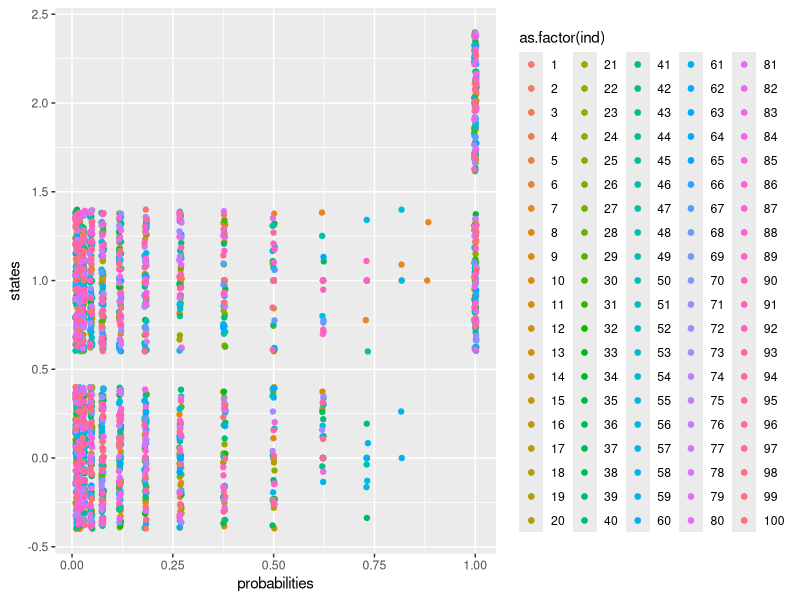
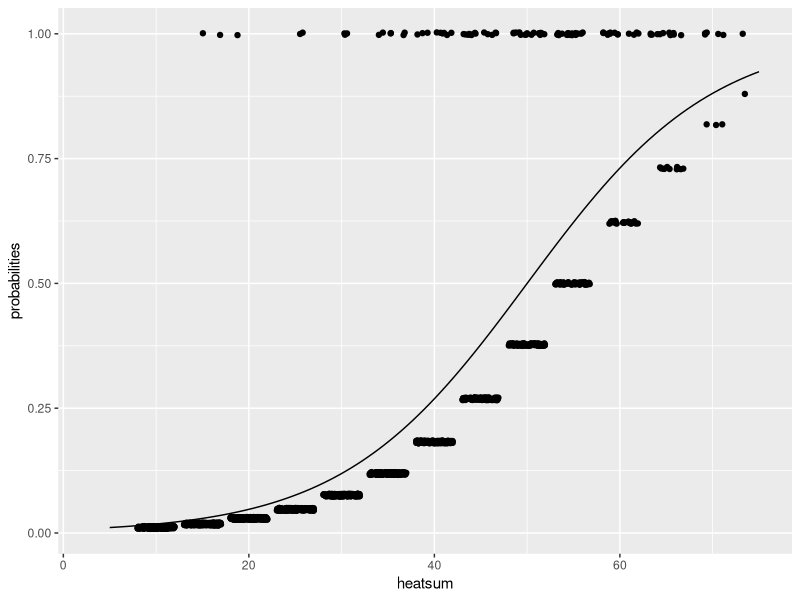

The R script that drew these images, in order:
# Simulate phenology process

# Assume fixed probability of transition, bernoulli
transition <- function(state1 = 0, state2 = 1, covariate = heatsum) { #simulate the transition between two states and record the states.
    x <- c(state1) # initial state
    transition <- 0 # initialize transition y/n
    b <- -0.1 # heatsum function parameter
    c <- 50 # heatsum function parameter
    #initialize while loop
    pt <- c() #intialize pt vec
    i <- 1
    while (transition < 1) {
        x <- append(x, state1) #record state1
        p <- 1/(1 + exp(b * (covariate[i] - c))) #function from Chuine's universal
        pt <- append(pt, p) #record prob
        transition <- rbinom(1, size = 1, prob = p) # sample for new transition probability
        i <- i + 1
    }
    x <- append(x, state2) # record transition to state2 #this could be a real slow step
    pt <- c(NA, pt, 1)

    return(data.frame(states = x, probabilities = pt, heatsum = covariate[1:length(x)]))
}

#simulate temperature data
temp = rep(5, 50) #constant daily temperature of 5 degrees
heatsum <- cumsum(temp)



seriesbuilder <- function(covariate) {
    firsttrans <- transition(covariate, state1 = 0, state2 = 1)
    secondtrans <- transition(covariate, state1 = 1, state2 = 2)
    series <- rbind(firsttrans, secondtrans)
    return(series)
}



phenofakes <- data.frame(ind = c(), states = c(), probabilities = c(), heatsum = c())
for (i in c(1:100)) {
    x <- seriesbuilder(heatsum)
    #print(c("length", length(x[[1]])))
    indset <- cbind(ind = i, x)
    phenofakes <- rbind(phenofakes, indset)
}

library(ggplot2)

ggplot(phenofakes, aes(x = probabilities, y = states, color = as.factor(ind))) +
    geom_point() +
    geom_jitter()

ggplot(phenofakes[which(phenofakes$states < 2),], aes(x = heatsum, y = probabilities)) +
    geom_jitter() +
    stat_function(fun=function(x) 1/(1 + exp(-0.1 * (x - 50))))
